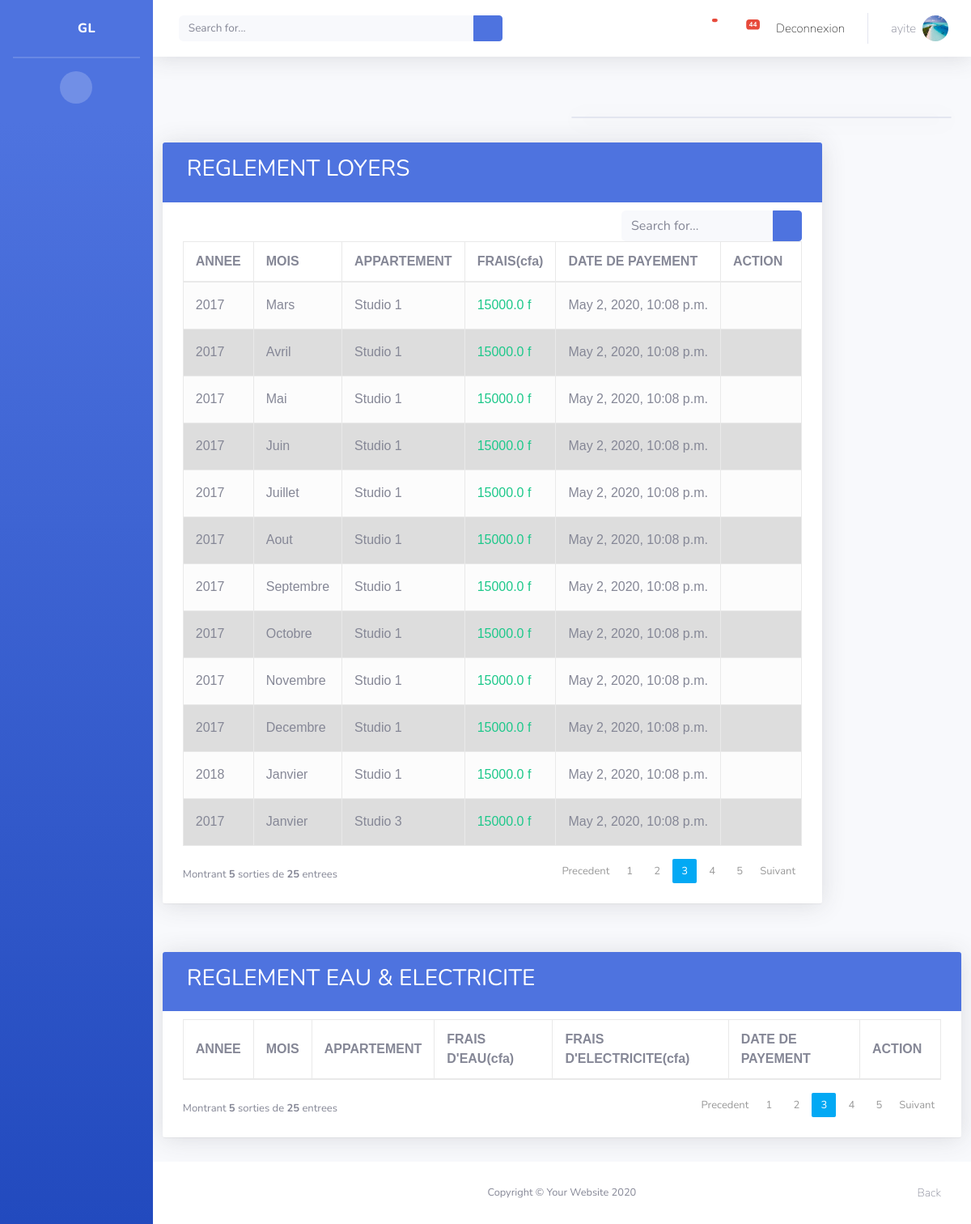
The app's page /index/search-annee/ (signed in) with its own data.
### authentication/models.py (models this page shows, shortened)
class Utilisateur(AbstractUser):
    USER_TYPE_CHOICES = (
        (0, 'Admin'),
        (1, 'Locataire'),
        (2, 'Gestionnaire'),
    )
    profile_image = models.ImageField(upload_to='utilisateur_img/', default='utilisateur.png')
    user_type = models.PositiveSmallIntegerField(choices=USER_TYPE_CHOICES, default=0)

### payement/models.py (models this page shows, shortened)
class Payement(models.Model):
    locataire = models.ForeignKey(Contrat, on_delete=models.CASCADE)
    chambre = models.ForeignKey(Chambre, on_delete=models.CASCADE)
    annee = models.ForeignKey(Annee, on_delete=models.CASCADE ,blank=False)
    mois = models.ForeignKey(Mois, on_delete=models.CASCADE,blank=False)
    montant = models.FloatField()
    date_payement = models.DateTimeField(default=timezone.now)
    class Meta:
        ordering = ['locataire','annee', 'mois']
        permissions = (('peut voir  payement', 'Peut voir payement'),
                       ('peut voir detail des payements', 'Peut voir detail des payements'),)

class Annee(models.Model):
    annee=models.CharField(max_length=50, blank=False)
    def __str__(self):
        return f"{self.annee} "

class Mois(models.Model):
   mois=models.CharField(max_length=30, blank=False)
   def __str__(self):
       return f"{self.mois} "

### contrat/models.py (models this page shows, shortened)
class Contrat(models.Model):
    nom_locataire = models.CharField(max_length=50 , null=False, blank=True)
    prenom_locataire= models.CharField(max_length=50)
    sexe=models.CharField(choices=SEXE_CHOICES, max_length=1)
    contact_no = models.CharField(max_length=15 , null = True ,blank=True)
    address = models.CharField(max_length=100, null= True, blank=True )
    email_address = models.EmailField(null=True, blank=True)
    maison =models.ForeignKey(Maison, on_delete=models.CASCADE)
    chambre = models.ForeignKey(Chambre, on_delete=models.CASCADE)
    caution = models.FloatField()
    date_contrat = models.DateTimeField(default=timezone.now)
    date_entree = models.DateTimeField(default=timezone.now,null=True, blank=True)
    date_sortie = models.DateTimeField(blank=True, null=True)
    profile_image = models.ImageField(upload_to='utilisateur_img/', null=True, blank=True)
    class Meta:
        permissions = (('peut voir  contrat', 'Peut voir contrat'),
                       ('peut voir detail des contrats', 'Peut voir detail des contrats'),)

### chambre/models.py (models this page shows, shortened)
class Chambre(models.Model):
     type_chambre = models.CharField(max_length=50, null=True, blank=True)
     maison = models.ForeignKey(Maison, on_delete=models.CASCADE, editable=True)
     nom = models.CharField(max_length=25)
     prix = models.FloatField()
     statut = models.CharField(choices=STATUS_CHOICES, max_length=1)
     class Meta:
        ordering = ['nom' ]
        permissions = (('peut voir chamnbre', 'Peut voir chambre'),('peut voir detail chamnbre', 'Peut voir  detail chambre'))
     def __str__(self):
        return   '{0}'.format( self.nom)

### payement/views.py (the view)
# urls.py: path('search-annee/', search_annee , name='search-annee'),
def search_annee(request):
        query = request.GET.get('query')
        if not query:
            payement = Payement.objects.all()
        else:
            payement =Payement.objects.all().filter(annee__annee=query)
        context = {
            'payement': payement,
        }
        return render(request, 'contrat/detail.html', context)

### templates/contrat/detail.html (shortened to what this page needs)
{% extends 'base.html' %}
{% load static %}
{% block content %}
    <div class="container-fluid">
<div class="row">
      <div class="col-xl-6 col-md-12 mb-12 ">
            </div>
          <div class="col-xl-6 col-md-12 mb-12 ">
            <div class="  card well well-sm">
          </div>
</div>
      <div class="row">
          <div class="col-xl-12 col-md-12 col-mb-12 ">
            <div  class=" shadow ">
                <div class="table-wrapper ">
                    <div class="table-title  ">
                    <h3>REGLEMENT LOYERS</h3>
                    </div>
                    <div class="table-filter">
                      <div class="row">
                                  <div class="col-xl-8 col-md-12 mb-12">
                        </div>
                                  <div class="col-xl-4 col-md-12 mb-12">
                                    <form class=" d-none d-sm-inline-block form-inline mr-auto ml-md-3 my-2 my-md-0 mw-100 navbar-search"    action=""  >
                                      <div class="input-group">
                                        <input type="text"     id="myInput"   class="form-control bg-light border-0 small" placeholder="Search for..." aria-label="Search" aria-describedby="basic-addon2" >
                                        <div class="input-group-append">
                                          <button class="btn btn-primary" type="button">
                                            <i class="fas fa-search fa-sm"></i>
                                          </button>
                                        </div>
                                      </div>
                                    </form>
                                  </div>
                              </div>
			           </div>
                    <table class="table table-striped table-hover">
                        <thead>
                            <tr>
                                <th>ANNEE</th>
                                <th>MOIS</th>
        						            <th>APPARTEMENT</th>
        						             <th>FRAIS(cfa)</th>
                                 <th>DATE DE PAYEMENT</th>
                                 <th>ACTION</th>
                            </tr>
                        </thead>
                        <tbody  id="myTable">
                          {%  for payement in payement %}
                            <tr>
                                <td>{{payement.annee}}</td>
                                <td>{{payement.mois}}</td>
                                <td>{{payement.locataire.chambre}}</td>
                                <td class="text-success">{{payement.montant}} f </td>
                                <td>{{payement.date_payement}}</td>
                              <td>
                                  {% if user.user_type == 3 %}
                                <a href="{% url 'payement:modifier-payement' pk=payement.pk %}" class="settings" title="Settings" data-toggle="tooltip"><i class=" mdi mdi-pencil   "></i></a>{%else%}
                                  <a href="#" class="settings contrat-i" title="Settings" data-toggle="tooltip"><i class=" mdi mdi-pencil   "></i></a>{%endif%}
                                      {% if user.user_type == 3 %}
                                <a href="{% url 'payement:supprimer-payement' pk=payement.pk %}" ><i class=" mdi mdi-delete contrat-i "></i></a>{%else%}
                                <a href="" ><i class=" mdi mdi-delete contrat-i "></i></a>{%endif%}
                               </td>
                            </tr>
                            {%endfor%}
                        </tbody>
                    </table>
                    <div class="clearfix">
                              <div class="hint-text">Montrant <strong>5</strong> sorties de <strong>25</strong> entrees</div>
                              <ul class="pagination">
                                  <li class="page-item disabled"><a href="#">Precedent</a></li>
                                  <li class="page-item"><a href="#" class="page-link">1</a></li>
                                  <li class="page-item"><a href="#" class="page-link">2</a></li>
                                  <li class="page-item active"><a href="#" class="page-link">3</a></li>
                                  <li class="page-item"><a href="#" class="page-link">4</a></li>
                                  <li class="page-item"><a href="#" class="page-link">5</a></li>
                                  <li class="page-item"><a href="#" class="page-link">Suivant</a></li>
                              </ul>
                          </div>
                </div>
            </div>
        </div >
         </div >
         <div class="row">
             <div class="col-xl-12 col-md-12 col-mb-12 ">
               <div  class=" shadow ">
                   <div class="table-wrapper ">
                       <div class="table-title  ">
                       <h3>REGLEMENT EAU & ELECTRICITE</h3>
                       </div>
                       <table class="table table-striped table-hover">
                           <thead>
                               <tr>
                                   <th>ANNEE</th>
                                   <th>MOIS</th>
                                  <th>APPARTEMENT</th>
                                   <th>FRAIS D'EAU(cfa)</th>
                                    <th>FRAIS D'ELECTRICITE(cfa)</th>
                                    <th>DATE DE PAYEMENT</th>
                                    <th>ACTION</th>
                               </tr>
                           </thead>
                       </table>
                       <div class="clearfix">
                                 <div class="hint-text">Montrant <strong>5</strong> sorties de <strong>25</strong> entrees</div>
                                 <ul class="pagination">
                                     <li class="page-item disabled"><a href="#">Precedent</a></li>
                                     <li class="page-item"><a href="#" class="page-link">1</a></li>
                                     <li class="page-item"><a href="#" class="page-link">2</a></li>
                                     <li class="page-item active"><a href="#" class="page-link">3</a></li>
                                     <li class="page-item"><a href="#" class="page-link">4</a></li>
                                     <li class="page-item"><a href="#" class="page-link">5</a></li>
                                     <li class="page-item"><a href="#" class="page-link">Suivant</a></li>
                                 </ul>
                             </div>
                   </div>
               </div>
           </div >
            </div >
         <div class="fixed-bottom p-4 float-right">
             <a href="{%url 'contrat:liste-contrat'%}" class="btn bg-custom1 float-right">
                 <i class="fas fa-backward"></i>
                 Back</a>
         </div>
          </div>
{% endblock %}

### templates/navbar.html (shortened to what this page needs)
 {% if request.user.is_authenticated %}
       <nav class="navbar navbar-expand navbar-light bg-white topbar mb-4 static-top shadow">
         <form class=" d-none d-sm-inline-block form-inline mr-auto ml-md-3 my-2 my-md-0 mw-100 navbar-search"    action="{% url 'chambre:search'  %}" method="get" accept-charset="utf-8">
           <div class="input-group">
             <input type="text" class="form-control bg-light border-0 small" placeholder="Search for..." aria-label="Search" aria-describedby="basic-addon2" name="query">
             <div class="input-group-append">
               <button class="btn btn-primary" type="button">
                 <i class="fas fa-search fa-sm"></i>
               </button>
             </div>
           </div>
         </form>
         <ul class="navbar-nav ml-auto">
           <li class="nav-item dropdown no-arrow mx-1">
             <a class="nav-link dropdown-toggle" href="#" id="alertsDropdown" role="button" data-toggle="dropdown" aria-haspopup="true" aria-expanded="false">
               <i class="fas fa-bell fa-fw"> <span class="badge badge-danger badge-counter">  {{num_visits}}  </span></i>
             </a>
           </li>
           <li class="nav-item dropdown no-arrow mx-1">
             <a class="nav-link dropdown-toggle" href="#" id="messagesDropdown" role="button" data-toggle="dropdown" aria-haspopup="true" aria-expanded="false">
               <i class="fas fa-envelope fa-fw"></i>
               <span class="badge badge-danger badge-counter">44</span>
             </a>
           </li>
             {% if request.user.is_authenticated %}
         <li class="nav-item">
           <a class="nav-link waves-effect" href="{% url 'authentication:login' %}">
             <span class="clearfix d-none d-sm-inline-block"> Deconnexion </span>
           </a>
         </li>
         {% endif %}
           <li class="nav-item dropdown no-arrow">
             <a class="nav-link dropdown-toggle" href="#" id="userDropdown" role="button" data-toggle="dropdown" aria-haspopup="true" aria-expanded="false">
               <span class="mr-2 d-none d-lg-inline text-gray-600 small">{{user.username}}</span>
                                                             {%if user.profile_image%}
               <img class="img-profile rounded-circle" src="{{ user.profile_image.url }}">
                                                                {%endif%}
             </a>
           </li>
         </ul>
       </nav>
       {%endif%}

### static/css/customer.css (style rules this page uses)
.btn { font-size: 0.875rem; line-height: 1; font-weight: 100; border-radius: 0.25rem; }
.shadow { box-shadow: 0 .15rem 1.75rem 0 rgba(58,59,69,.15) !important; }
.contrat-i { color:#ee5b5b; }
img { max-width: 100%; height: 100%; border-style: none; border-top-style: none; border-right-style: none; border-bottom-style: none; border-left-style: none; vertical-align: middle; }
.well { box-shadow: 0 .15rem 1.75rem 0 rgba(58,59,69,.15) !important; margin-top: 50px; }
.d-none { font-size: 15px; color: #303030; font-weight: 50; }

### templates/contrat/detail.html (style rules this page uses)
.table-wrapper { background: #fff; padding: 20px 25px; margin: 30px 0; border-radius: 3px; box-shadow: 0 1px 1px rgba(0,0,0,.05); }
.table-title { padding-bottom: 15px; background: #4e73df; color: #fff; padding: 16px 30px; margin: -20px -25px 10px; border-radius: 3px 3px 0 0; }
table.table tr th, table.table tr td { border-color: #e9e9e9; padding: 12px 15px; vertical-align: middle; }
table.table tr th:first-child { width: 60px; }
table.table tr th:last-child { width: 100px; }
table.table-striped tbody tr:nth-of-type(odd) { background-color: #fcfcfc; }
table.table td:last-child i { opacity: 0.9; font-size: 22px; margin: 0 5px; }
table.table td a { font-weight: bold; color: #566787; display: inline-block; text-decoration: none; }
table.table td a.settings { color: #2196F3; }
table.table td i { font-size: 19px; }
.text-success { color: #10c469; }
.pagination { float: right; margin: 0 0 5px; }
.pagination li a { border: none; font-size: 13px; min-width: 30px; min-height: 30px; color: #999; margin: 0 2px; line-height: 30px; border-radius: 2px !important; text-align: center; padding: 0 6px; }
.pagination li.active a, .pagination li.active a.page-link { background: #03A9F4; }
.hint-text { float: left; margin-top: 10px; font-size: 13px; }
table { font-family: arial, sans-serif; border-collapse: collapse; width: 100%; }
td, th { border: 1px solid #dddddd; text-align: left; padding: 8px; }
tr:nth-child(even) { background-color: #dddddd; }

### records on screen
Utilisateur: username "ayite", profile_image (picture)
Payement: annee "2017", mois "Mars", locataire.chambre "Studio 1", montant "15000.0", date_payement "May 2, 2020, 10:08 p.m."
Payement: annee "2017", mois "Avril", locataire.chambre "Studio 1", montant "15000.0", date_payement "May 2, 2020, 10:08 p.m."
Payement: annee "2017", mois "Mai", locataire.chambre "Studio 1", montant "15000.0", date_payement "May 2, 2020, 10:08 p.m."
Payement: annee "2017", mois "Juin", locataire.chambre "Studio 1", montant "15000.0", date_payement "May 2, 2020, 10:08 p.m."
Payement: annee "2017", mois "Juillet", locataire.chambre "Studio 1", montant "15000.0", date_payement "May 2, 2020, 10:08 p.m."
Payement: annee "2017", mois "Aout", locataire.chambre "Studio 1", montant "15000.0", date_payement "May 2, 2020, 10:08 p.m."
Payement: annee "2017", mois "Septembre", locataire.chambre "Studio 1", montant "15000.0", date_payement "May 2, 2020, 10:08 p.m."
Payement: annee "2017", mois "Octobre", locataire.chambre "Studio 1", montant "15000.0", date_payement "May 2, 2020, 10:08 p.m."
Payement: annee "2017", mois "Novembre", locataire.chambre "Studio 1", montant "15000.0", date_payement "May 2, 2020, 10:08 p.m."
Payement: annee "2017", mois "Decembre", locataire.chambre "Studio 1", montant "15000.0", date_payement "May 2, 2020, 10:08 p.m."
Payement: annee "2018", mois "Janvier", locataire.chambre "Studio 1", montant "15000.0", date_payement "May 2, 2020, 10:08 p.m."
Payement: annee "2017", mois "Janvier", locataire.chambre "Studio 3", montant "15000.0", date_payement "May 2, 2020, 10:08 p.m."
